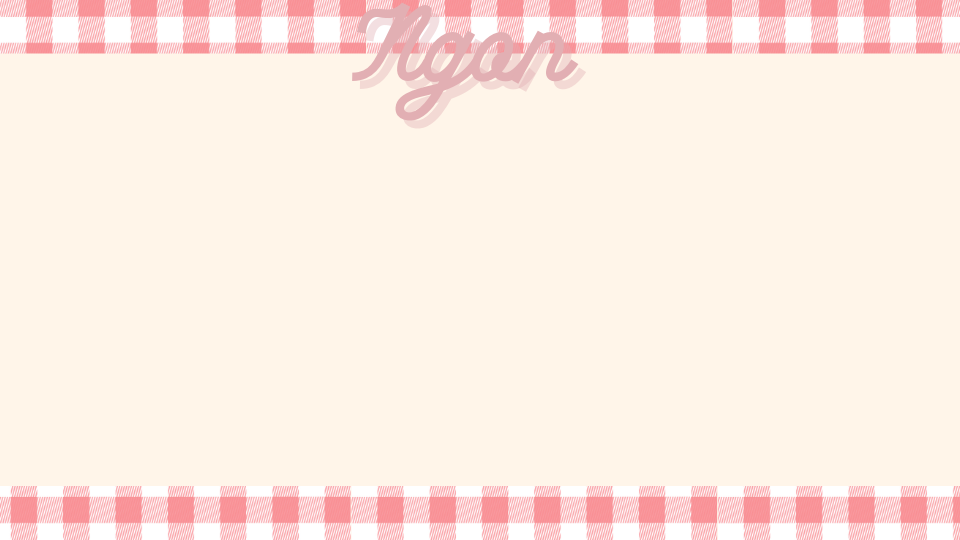
#> input picture banhcuon/BackgroundFinal.png, 960 x 540 px
$ python Click_Drag_Drop.py
#> lines starting #> are read from the running program, lines starting #| are printed output that depends on the picture

"""
Group members: Linh Do, Na Nguyen and Tam Nguyen.
Date: Dec 14 2022
Class: COMP 123
"""


import random
import tkinter as tk
import PIL.Image as Image
from tkinter import YES
import PIL.ImageTk as ImageTk


class Canvas2:

    def __init__(self):
        """Construction function that creates window and widgets within our first canvas: Intro"""
        self.correct_list = [1]
        # self.basket = []
        self.mainWin = tk.Tk()
        self.mainWin.title("Ngon")
        self.mainWin.geometry("960x540")
        self.ballCollection = {}
        self.selectedBall = None
        self.userBasket = []

        # create canvas
        self.canvas = tk.Canvas(self.mainWin, width=960, height=540)
        self.canvas.config(scrollregion=self.canvas.bbox(tk.ALL))
        self.canvas.grid(columnspan=YES, rowspan=YES)

        image = Image.open("banhcuon/BackgroundFinal.png")
#> image is the input picture: PIL image 960x540 RGBA; mean R, G, B, A 253.8, 235.8, 226.8, 255
        self.canvas.image = ImageTk.PhotoImage(image)
        self.canvas.create_image(0, 0, image=self.canvas.image, anchor="nw")

        # create name entry widget
        self.nameEntry = tk.Entry(self.canvas, bg="pink", bd=10, font="Times 20", fg="white",
                                  justify=tk.CENTER, relief=tk.GROOVE, width=25)
        self.nameEntry.place(x=560, y=300)

        # create intro label
        self.namelabel = tk.Label(self.canvas, bg="pink", bd=10, font="Times 20", fg="white",
                                  text="Hi there! \n Please enter your name.", justify=tk.CENTER, relief=tk.GROOVE,
                                  width=25,
                                  )
        self.txt = str(self.nameEntry.get())
        self.namelabel.place(x=550, y=200)

        # create Avatar Icon
        avatar = Image.open("banhcuon/IMG_0339.PNG")
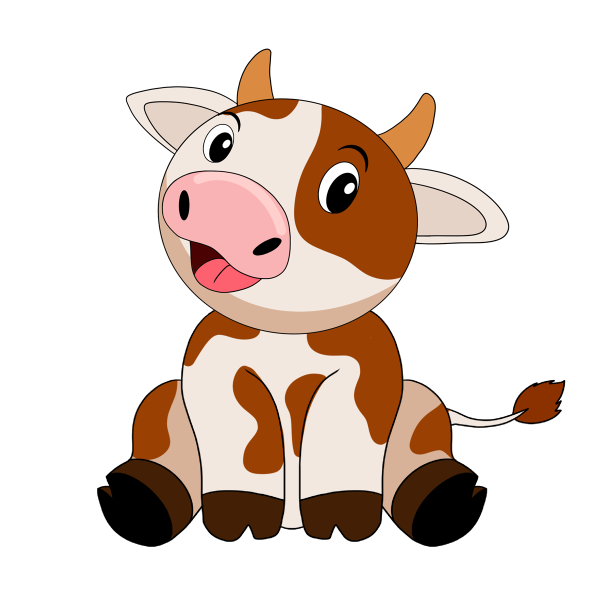
#> input picture banhcuon/IMG_0339.PNG, 1200 x 1200 px (shown at 1/2 size)
#> avatar is the input picture: PIL image 1200x1200 RGBA; mean R, G, B, A 166.1, 151.9, 143.3, 90.8
        resizeavatar = avatar.resize((350, 350))
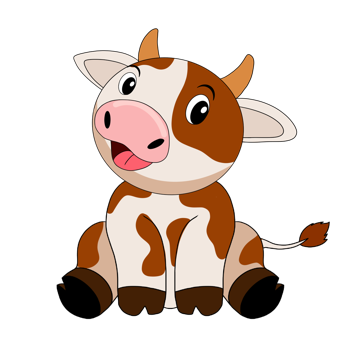
#> resizeavatar: PIL image 350x350 RGBA; mean R, G, B, A 62, 47.8, 39.3, 90.8; transparent parts drawn white
        self.Avapic = ImageTk.PhotoImage(resizeavatar)
        self.canvas.create_image(100, 150, anchor=tk.NW, image=self.Avapic)

        # create next button
        self.next = ImageTk.PhotoImage(Image.open('banhcuon/4.png'))
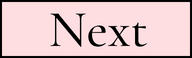
#> input picture banhcuon/4.png, 192 x 58 px
        self.buttonNext = tk.Button(self.mainWin,
                                    command=self.resetToCanvas2, image=self.next)

        self.buttonNext.place(x=700, y=400)

        self.correct_list_easy = ["ground meat", "wood ear", "flour"]

    # [318 lines left out: functions resetToCanvas2, resetToCanvas3, LevelMenu, resetEasy1, resetEasy2, resetEasy3 and 4 more, not called in this run]


    def moveBalls(self):
        """Takes no inputs, and moves the balls in the ball list.  It bounces
        back when it reaches the walls of the canvas"""
        for ballId in self.ballCollection:
            ballInfo = self.ballCollection[ballId]
            if ballInfo['moving']:
                (x0, y0) = self.canvas.coords(ballId)
                if x0 >= 800 or x0 <= 20:
                    ballInfo['xDist'] = - ballInfo['xDist']
                if y0 >= 370 or y0 <= 20:
                    ballInfo['yDist'] = - ballInfo['yDist']
                self.canvas.move(ballId, ballInfo['xDist'], ballInfo['yDist'])

                # --------------------------------------------------------------------------

    # Below here are the callback methods for the canvas to respond to mouse
    # and key inputs

    # [21 lines left out: function chooseBall, not called in this run]

    def basketCheck(self):
        """Function that checks the user basket against the correct list of ingredients for the Easy level dish"""
        for i in self.userBasket:
            if self.id_name[i] not in self.correct_list:
                self.wrong_item = self.id_name[i]
                return False
        if len(self.userBasket) == len(self.correct_list):
            return True

    def go(self):
        """Takes no inputs, and runs its own loop for the GUI.  This is so we can move
        the balls without waiting for some user input."""
        try:
            while True:
                self.basketCheck()
                if len(self.userBasket) != len(self.correct_list) and self.basketCheck() != False:
                    self.moveBalls()
                    self.mainWin.update_idletasks()  # redraw
                    self.mainWin.update()  # process events
                elif self.basketCheck() == True:
                    self.mainWin.update_idletasks()  # redraw
                    self.mainWin.update()
                    self.winCanvas()
                elif self.basketCheck() == False:
                    self.mainWin.update_idletasks()  # redraw
                    self.mainWin.update()
                    self.loseCanvas()
        except tk.TclError:
            pass  # to avoid errors when the window is closed


    def stop(self):
        """Function to quit the program"""
        self.mainWin.destroy()
# ------------------ Main program ----------------------

myGui = Canvas2()
myGui.go()
